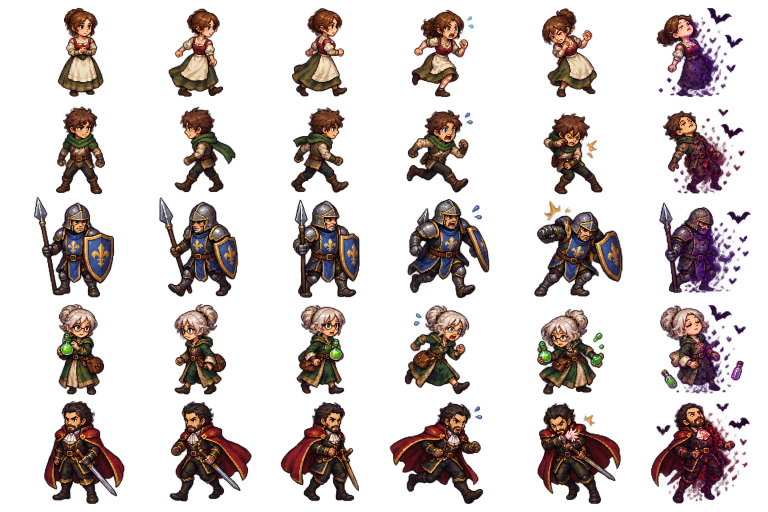
#> input picture art/source/humans-source.png, 1536 x 1024 px (shown at 1/2 size); its folder holds 3 pictures in this run
$ python build_assets.py
#> lines starting #> are read from the running program, lines starting #| are printed output that depends on the picture
"""Build aligned, transparent runtime sprite sheets from the generated source art."""
from pathlib import Path
from PIL import Image, ImageDraw
import math
import random

ROOT = Path(__file__).resolve().parents[1]
SOURCE = ROOT / "art" / "source"
OUT = ROOT / "public" / "assets" / "sprites"
OUT.mkdir(parents=True, exist_ok=True)


def atlas(source_name, output_name, columns, rows, cell_width, cell_height, margin=4):
#> called with source_name = 'humans-source.png', output_name = 'humans.png', columns = 6, rows = 5, cell_width = 96, cell_height = 96, margin = 4
    source = Image.open(SOURCE / source_name).convert("RGBA")
#> source is the input picture: PIL image 1536x1024 RGBA; mean R, G, B, A 68.1, 43.9, 41.3, 67.6
    target = Image.new("RGBA", (columns * cell_width, rows * cell_height))
#> target: PIL image 576x480 RGBA; every value is 0
    for row in range(rows):
        for col in range(columns):
            box = (
                round(col * source.width / columns),
                round(row * source.height / rows),
                round((col + 1) * source.width / columns),
                round((row + 1) * source.height / rows),
            )
            frame = source.crop(box)
            bounds = frame.getchannel("A").point(lambda a: 255 if a > 32 else 0).getbbox()
            if not bounds:
                continue
            frame = frame.crop(bounds)
            scale = min((cell_width - margin * 2) / frame.width, (cell_height - margin * 2) / frame.height)
            frame = frame.resize((max(1, round(frame.width * scale)), max(1, round(frame.height * scale))), Image.Resampling.LANCZOS)
            x = col * cell_width + (cell_width - frame.width) // 2
            y = row * cell_height + cell_height - margin - frame.height
            target.alpha_composite(frame, (x, y))
    target.save(OUT / output_name, optimize=True)


atlas("humans-source.png", "humans.png", 6, 5, 96, 96)
atlas("vampires-source.png", "vampires.png", 6, 4, 112, 112)
#> call 2 of atlas, with source_name = 'vampires-source.png', output_name = 'vampires.png', columns = 6, rows = 4, cell_width = 112, cell_height = 112, margin = 4
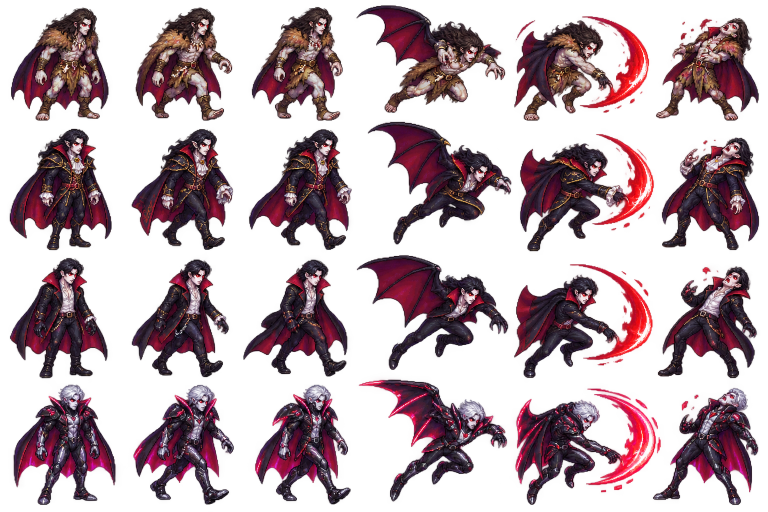
#> input picture art/source/vampires-source.png, 1536 x 1024 px (shown at 1/2 size)
#> in atlas, source is the input picture: PIL image 1536x1024 RGBA; mean R, G, B, A 80.4, 37.4, 51.5, 100.5
#> in atlas (call 2), `target = Image.new("RGBA", (columns * cell_width, rows * cell_height))`: target: PIL image 672x448 RGBA; every value is 0
city_source = Image.open(SOURCE / "city-props-source.png").convert("RGBA")
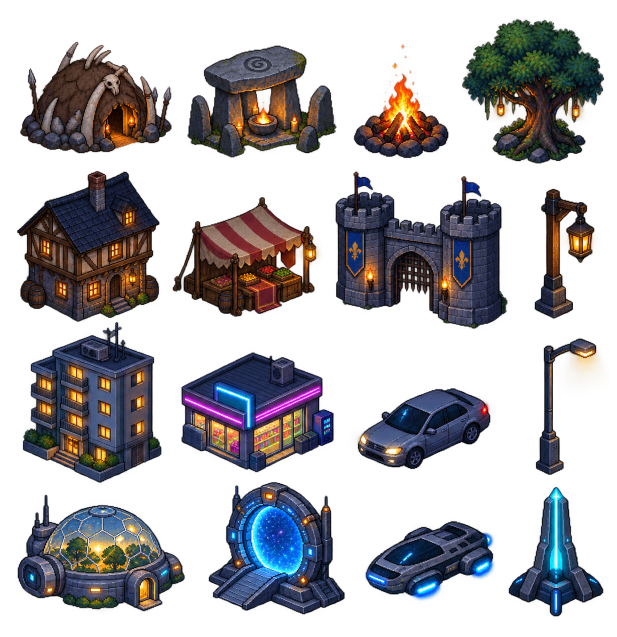
#> input picture art/source/city-props-source.png, 1234 x 1274 px (shown at 1/2 size)
#> city_source is the input picture: PIL image 1234x1274 RGBA; mean R, G, B, A 29.6, 27.1, 30.3, 102
city_target = Image.new("RGBA", (160 * 4, 144 * 4))
#> city_target: PIL image 640x576 RGBA; every value is 0
city_x = [
    [(0, 320), (320, 680), (680, 980), (980, 1234)],
    [(0, 340), (340, 680), (680, 1070), (1070, 1234)],
    [(0, 335), (335, 690), (690, 1070), (1070, 1234)],
    [(0, 345), (345, 700), (700, 1050), (1050, 1234)],
]
city_y = [(0, 316), (316, 634), (634, 952), (952, 1274)]
for row in range(4):
    for col in range(4):
        x0, x1 = city_x[row][col]
        y0, y1 = city_y[row]
        frame = city_source.crop((x0, y0, x1, y1))
        bounds = frame.getchannel("A").point(lambda a: 255 if a > 32 else 0).getbbox()
        if not bounds:
            continue
        frame = frame.crop(bounds)
        scale = min(152 / frame.width, 136 / frame.height)
        frame = frame.resize((max(1, round(frame.width * scale)), max(1, round(frame.height * scale))), Image.Resampling.LANCZOS)
        px = col * 160 + (160 - frame.width) // 2
        py = row * 144 + 140 - frame.height
        city_target.alpha_composite(frame, (px, py))
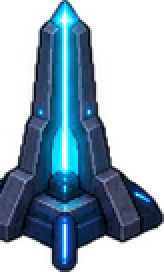
#> frame: PIL image 82x136 RGBA (shown 2 times larger); mean R, G, B, A 18.3, 42.1, 60.2, 122.2; transparent parts drawn white
city_target.save(OUT / "city-props.png", optimize=True)


def diamond(draw, points, fill, outline=None):
    draw.polygon(points, fill=fill)
    if outline:
        draw.line(points + [points[0]], fill=outline, width=1)


palette = [
    [(99, 75, 59), (112, 85, 64), (84, 69, 61), (119, 93, 71)],
    [(83, 70, 83), (95, 76, 95), (70, 62, 82), (110, 81, 100)],
    [(52, 69, 84), (61, 81, 97), (45, 62, 79), (75, 91, 106)],
    [(39, 68, 92), (45, 79, 109), (29, 55, 81), (63, 95, 122)],
]
terrain = Image.new("RGBA", (72 * 4, 36 * 4))
#> terrain: PIL image 288x144 RGBA; every value is 0
for era in range(4):
    for variant in range(4):
        tile = Image.new("RGBA", (72, 36))
        d = ImageDraw.Draw(tile)
        color = palette[era][variant]
        diamond(d, [(36, 0), (71, 18), (36, 35), (0, 18)], color + (255,), tuple(max(0, v - 17) for v in color) + (255,))
        rng = random.Random(era * 100 + variant)
        for _ in range(19):
            x, y = rng.randrange(7, 65), rng.randrange(6, 30)
            if abs(x - 36) / 36 + abs(y - 18) / 18 > .82:
                continue
            light = tuple(min(255, v + rng.randrange(6, 24)) for v in color)
            d.point((x, y), fill=light + (180,))
        if era == 0:
            d.line([(22, 19), (28, 18), (31, 22)], fill=(48, 42, 38, 165), width=1)
        elif era == 1:
            d.line([(17, 19), (52, 19)], fill=(146, 112, 129, 90), width=1)
        elif era == 2:
            d.line([(21, 15), (24, 13), (39, 20)], fill=(32, 45, 58, 125), width=1)
        else:
            d.line([(21, 19), (51, 19)], fill=(83, 176, 196, 80), width=1)
        terrain.alpha_composite(tile, (variant * 72, era * 36))
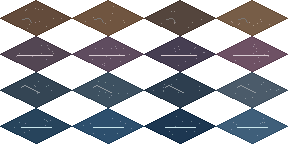
#> terrain: PIL image 288x144 RGBA; mean R, G, B, A 37, 38.1, 43.6, 128.4; transparent parts drawn white
terrain.save(OUT / "terrain.png", optimize=True)


effects = Image.new("RGBA", (64 * 8, 64 * 5))
#> effects: PIL image 512x320 RGBA; every value is 0
for row in range(5):
    for frame in range(8):
        cell = Image.new("RGBA", (64, 64))
        d = ImageDraw.Draw(cell)
        t = frame / 8 * math.tau
        if row == 0:  # fire
            d.ellipse((15, 48, 49, 59), fill=(77, 57, 65, 180))
            d.polygon([(22, 51), (30, 19 + math.sin(t) * 5), (42, 51)], fill=(255, 111, 49, 245))
            d.polygon([(27, 52), (32, 29 + math.cos(t) * 5), (38, 52)], fill=(255, 222, 105, 250))
            for i in range(4):
                px = 23 + i * 6 + round(math.sin(t + i) * 3)
                d.rectangle((px, 9 + (frame * 3 + i * 9) % 27, px + 2, 12 + (frame * 3 + i * 9) % 27), fill=(255, 181, 84, 190))
        elif row == 1:  # blood impact
            radius = 8 + frame * 3
            d.arc((32 - radius, 32 - radius, 32 + radius, 32 + radius), 15, 330, fill=(255, 84, 122, max(30, 255 - frame * 28)), width=4)
            for i in range(5):
                a = i * math.tau / 5 + t
                r = radius * .8
                x, y = 32 + math.cos(a) * r, 32 + math.sin(a) * r
                d.ellipse((x - 3, y - 3, x + 3, y + 3), fill=(255, 126, 156, max(20, 240 - frame * 25)))
        elif row == 2:  # smoke
            for i in range(4):
                x = 18 + i * 8 + math.sin(t + i) * 4
                y = 48 - (frame * 5 + i * 9) % 40
                d.ellipse((x - 6, y - 5, x + 7, y + 5), fill=(177, 153, 185, 55 + i * 15))
        elif row == 3:  # neon pulse
            radius = 5 + frame * 4
            color = (101, 231, 244, max(20, 255 - frame * 29))
            d.arc((32 - radius, 32 - radius // 2, 32 + radius, 32 + radius // 2), 0, 360, fill=color, width=3)
            d.ellipse((29, 29, 35, 35), fill=(201, 252, 255, 235))
        else:  # servant bat
            wing = 8 + int(math.sin(t) * 5)
            d.polygon([(31, 29), (11, 26 - wing), (4, 38), (20, 37), (29, 42)], fill=(75, 205, 209, 240))
            d.polygon([(33, 29), (53, 26 - wing), (60, 38), (44, 37), (35, 42)], fill=(75, 205, 209, 240))
            d.ellipse((26, 27, 38, 43), fill=(29, 48, 69, 255))
            d.point((29, 34), fill=(248, 110, 161, 255))
            d.point((35, 34), fill=(248, 110, 161, 255))
        effects.alpha_composite(cell, (frame * 64, row * 64))
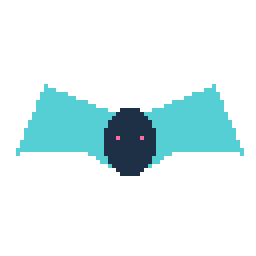
#> cell: PIL image 64x64 RGBA (shown 4 times larger); mean R, G, B, A 11.7, 30.3, 31.8, 44.1; transparent parts drawn white
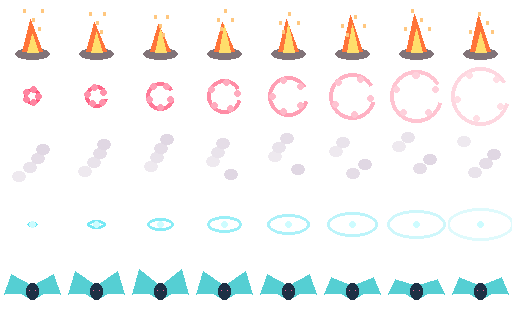
#> effects: PIL image 512x320 RGBA; mean R, G, B, A 20.4, 19.9, 20.3, 23.5; transparent parts drawn white
effects.save(OUT / "effects.png", optimize=True)


sky = Image.new("RGBA", (512 * 8, 160))
#> sky: PIL image 4096x160 RGBA; every value is 0
stages = [
    ((13, 15, 38), (52, 34, 68)), ((19, 19, 48), (68, 39, 76)),
    ((31, 25, 62), (88, 53, 87)), ((52, 33, 74), (120, 65, 97)),
    ((83, 49, 88), (164, 92, 102)), ((130, 76, 91), (218, 135, 101)),
    ((178, 112, 96), (246, 185, 123)), ((108, 154, 179), (252, 206, 151)),
]
for frame, (top, bottom) in enumerate(stages):
    tile = Image.new("RGBA", (512, 160))
    d = ImageDraw.Draw(tile)
    for y in range(160):
        amount = y / 159
        color = tuple(round(top[i] * (1 - amount) + bottom[i] * amount) for i in range(3))
        d.line((0, y, 512, y), fill=color + (255,))
    rng = random.Random(121)
    for _ in range(34):
        x, y = rng.randrange(512), rng.randrange(100)
        d.rectangle((x, y, x + 1, y + 1), fill=(231, 217, 231, max(0, 230 - frame * 34)))
    moon_x = 405 - frame * 4
    d.ellipse((moon_x - 26, 26, moon_x + 26, 78), fill=(255, 225 - frame * 7, 175 - frame * 5, 255))
    if frame >= 5:
        d.ellipse((76, 127 - (frame - 5) * 26, 120, 171 - (frame - 5) * 26), fill=(255, 212, 127, 255))
    sky.alpha_composite(tile, (frame * 512, 0))
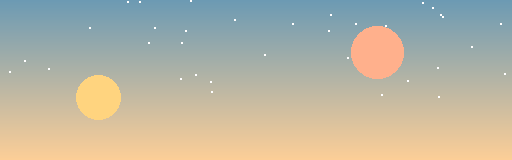
#> tile: PIL image 512x160 RGBA; mean R, G, B, A 184, 180.7, 163.6, 254.6; transparent parts drawn white
sky.save(OUT / "day-night.png", optimize=True)


atlas("skill-icons-source.png", "skill-icons.png", 6, 5, 64, 64)
#> (the run stopped early here; a loop or call above may not have finished)
